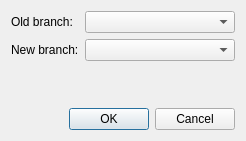
<?xml version="1.0" encoding="UTF-8"?>
<ui version="4.0">
 <class>SelectBranchesToDiffDialog</class>
 <widget class="QDialog" name="SelectBranchesToDiffDialog">
  <property name="geometry">
   <rect>
    <x>0</x>
    <y>0</y>
    <width>246</width>
    <height>141</height>
   </rect>
  </property>
  <property name="windowTitle">
   <string>Dialog</string>
  </property>
  <layout class="QVBoxLayout" name="verticalLayout">
   <item>
    <layout class="QFormLayout" name="formLayout">
     <item row="0" column="0">
      <widget class="QLabel" name="label">
       <property name="text">
        <string>Old branch:</string>
       </property>
      </widget>
     </item>
     <item row="0" column="1">
      <widget class="QComboBox" name="comboBoxOldBranch"/>
     </item>
     <item row="1" column="0">
      <widget class="QLabel" name="label_2">
       <property name="text">
        <string>New branch:</string>
       </property>
      </widget>
     </item>
     <item row="1" column="1">
      <widget class="QComboBox" name="comboBoxNewBranch"/>
     </item>
    </layout>
   </item>
   <item>
    <spacer name="verticalSpacer">
     <property name="orientation">
      <enum>Qt::Vertical</enum>
     </property>
     <property name="sizeHint" stdset="0">
      <size>
       <width>20</width>
       <height>25</height>
      </size>
     </property>
    </spacer>
   </item>
   <item>
    <widget class="QDialogButtonBox" name="buttonBox">
     <property name="orientation">
      <enum>Qt::Horizontal</enum>
     </property>
     <property name="standardButtons">
      <set>QDialogButtonBox::Cancel|QDialogButtonBox::Ok</set>
     </property>
    </widget>
   </item>
  </layout>
 </widget>
 <resources/>
 <connections>
  <connection>
   <sender>buttonBox</sender>
   <signal>accepted()</signal>
   <receiver>SelectBranchesToDiffDialog</receiver>
   <slot>accept()</slot>
   <hints>
    <hint type="sourcelabel">
     <x>248</x>
     <y>254</y>
    </hint>
    <hint type="destinationlabel">
     <x>157</x>
     <y>274</y>
    </hint>
   </hints>
  </connection>
  <connection>
   <sender>buttonBox</sender>
   <signal>rejected()</signal>
   <receiver>SelectBranchesToDiffDialog</receiver>
   <slot>reject()</slot>
   <hints>
    <hint type="sourcelabel">
     <x>316</x>
     <y>260</y>
    </hint>
    <hint type="destinationlabel">
     <x>286</x>
     <y>274</y>
    </hint>
   </hints>
  </connection>
 </connections>
</ui>
